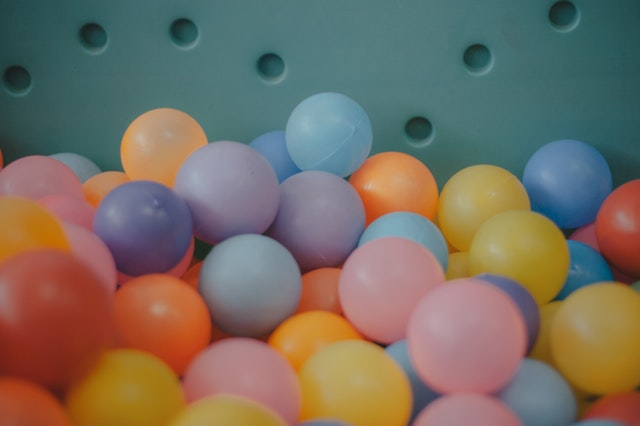
#> input picture balls.jpg, 640 x 426 px, given in place of the camera
$ python test.py
#> lines starting #> are read from the running program, lines starting #| are printed output that depends on the picture; after the words box and inside, x2 and y2 are one past the last pixel; in counts of white or black regions, pixels touching at a corner belong together

import cv2
import numpy as np


vid = cv2.VideoCapture(0)
while 1:
    ret, frem = vid.read()
#> frem is the input picture: shape (426, 640, 3); mean B, G, R 97.5, 110.1, 120
    frem = cv2.resize(frem, (640, 480))
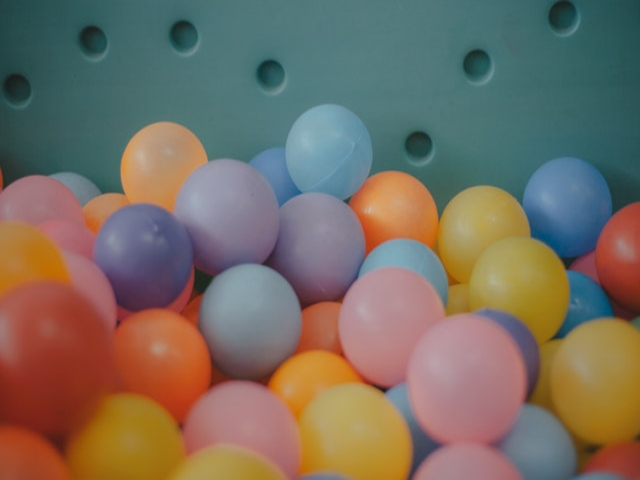
#> frem: shape (480, 640, 3); mean B, G, R 97.4, 110, 119.9
    #frem = cv2.blur(frem, (9, 9))

    Hsv = cv2.cvtColor(frem , cv2.COLOR_BGR2HSV)
#> Hsv: shape (480, 640, 3); mean H, S, V 76.2, 115.3, 140.4

    red_lower = np.array([160,100,20])
    red_upper = np.array([179,255,255])


    mask = cv2.inRange(Hsv, red_lower, red_upper)
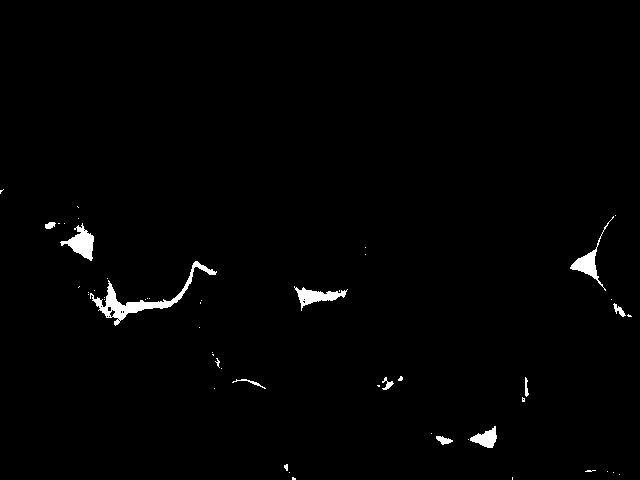
#> mask: shape (480, 640); 1.2% white; 53 white regions (40 under 20 px)
    contours, _ = cv2.findContours(mask, cv2.RETR_TREE, cv2.CHAIN_APPROX_SIMPLE)
#> contours = 66 contours, 54 with area under 20; largest, box (x1, y1, x2, y2) and area: (90, 261, 217, 326) 1084, (60, 223, 94, 261) 512, (294, 286, 348, 311) 434, (570, 216, 614, 291) 408, (470, 426, 497, 448) 286
    contours = sorted(contours, key = lambda x: cv2.contourArea(x), reverse=False)


    try:
        if len(contours) > 0:
            c = max(contours, key=cv2.contourArea)
#> c = contour of 219 points, box (x1, y1, x2, y2) (90, 261, 217, 326), area 1084
            ((x, y), radios) = cv2.minEnclosingCircle(c)
#> x = 153; y = 284.5; radios = 64.43

            M = cv2.moments(c)  # Momenti hisapla ve M değşken içinde sakla
#> M = moments, m00 1084.5, centre m10/m00, m01/m00 = (138.7, 300.2)
            Merkez = (int(M["m10"] / M["m00"]), int(M["m01"] / M["m00"]))  # Merkez Adresi merkez değişken içersinde sakla
#> Merkez = (138, 300)

        for cnt in contours:
            area = cv2.contourArea(cnt)

            if area >950:
                (x, y, w, h) = cv2.boundingRect(cnt)
                cv2.rectangle(frem, (x, y), (x + w, y + h), (0, 255, 0), 2)
                mask1 =frem[y: y+h , x:x+w]
                width, height = mask1.shape[:2]
                cv2.circle(mask1, ( int(height/2),int(width/2) ), 5, (0, 255, 0), -1)
                break
#> this loop made 66 passes
#> (area, x, y, w, h, width, height) on pass 66: (1084.5, 90, 261, 127, 65, 65, 127)
#> area on passes 55 to 60: 25.5, 30, 30.5, 42, 43.5, 51.5
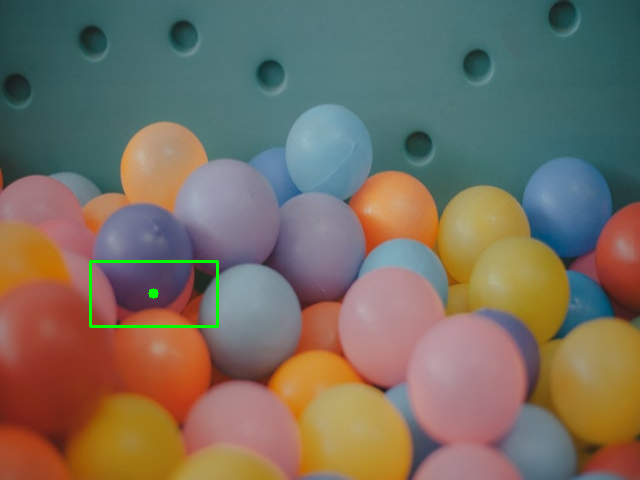
#> frem: shape (480, 640, 3); 0.4% of pixels changed, all inside (x1, y1, x2, y2) = (89, 260, 219, 328)
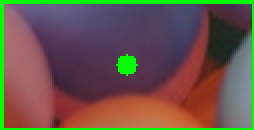
#> mask1: shape (65, 127, 3) (shown 2 times larger); mean B, G, R 74.5, 85.5, 104.8
    except:
        pass

    cv2.imshow("video", frem)
    cv2.imshow("Red", mask)


    if cv2.waitKey(10) == 27:
#> (key Esc is pressed here)
        break
vid.release()
cv2.destroyAllWindows()
